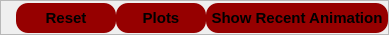
                     <widget class="QFrame" name="frame_4">
                      <property name="minimumSize">
                       <size>
                        <width>0</width>
                        <height>35</height>
                       </size>
                      </property>
                      <property name="maximumSize">
                       <size>
                        <width>16777215</width>
                        <height>30</height>
                       </size>
                      </property>
                      <property name="styleSheet">
                       <string notr="true">QPushButton{
background-color:rgb(150,0,0);
border-radius: 12px;
}</string>
                      </property>
                      <property name="frameShape">
                       <enum>QFrame::StyledPanel</enum>
                      </property>
                      <property name="frameShadow">
                       <enum>QFrame::Raised</enum>
                      </property>
                      <layout class="QHBoxLayout" name="horizontalLayout_19">
                       <property name="spacing">
                        <number>0</number>
                       </property>
                       <property name="leftMargin">
                        <number>15</number>
                       </property>
                       <property name="topMargin">
                        <number>2</number>
                       </property>
                       <property name="rightMargin">
                        <number>0</number>
                       </property>
                       <property name="bottomMargin">
                        <number>14</number>
                       </property>
                       <item>
                        <widget class="QPushButton" name="resetButton">
                         <property name="sizePolicy">
                          <sizepolicy hsizetype="Preferred" vsizetype="Preferred">
                           <horstretch>0</horstretch>
                           <verstretch>0</verstretch>
                          </sizepolicy>
                         </property>
                         <property name="minimumSize">
                          <size>
                           <width>100</width>
                           <height>30</height>
                          </size>
                         </property>
                         <property name="maximumSize">
                          <size>
                           <width>100</width>
                           <height>23</height>
                          </size>
                         </property>
                         <property name="font">
                          <font>
                           <pointsize>11</pointsize>
                           <bold>true</bold>
                          </font>
                         </property>
                         <property name="text">
                          <string>Reset</string>
                         </property>
                        </widget>
                       </item>
                       <item>
                        <widget class="QPushButton" name="plotsNavigateButton">
                         <property name="sizePolicy">
                          <sizepolicy hsizetype="Preferred" vsizetype="Preferred">
                           <horstretch>0</horstretch>
                           <verstretch>0</verstretch>
                          </sizepolicy>
                         </property>
                         <property name="minimumSize">
                          <size>
                           <width>90</width>
                           <height>30</height>
                          </size>
                         </property>
                         <property name="maximumSize">
                          <size>
                           <width>98</width>
                           <height>23</height>
                          </size>
                         </property>
                         <property name="font">
                          <font>
                           <pointsize>11</pointsize>
                           <bold>true</bold>
                          </font>
                         </property>
                         <property name="text">
                          <string>Plots</string>
                         </property>
                        </widget>
                       </item>
                       <item>
                        <widget class="QPushButton" name="recentAnimButton">
                         <property name="sizePolicy">
                          <sizepolicy hsizetype="Preferred" vsizetype="Preferred">
                           <horstretch>0</horstretch>
                           <verstretch>0</verstretch>
                          </sizepolicy>
                         </property>
                         <property name="minimumSize">
                          <size>
                           <width>182</width>
                           <height>30</height>
                          </size>
                         </property>
                         <property name="maximumSize">
                          <size>
                           <width>140</width>
                           <height>29</height>
                          </size>
                         </property>
                         <property name="font">
                          <font>
                           <pointsize>11</pointsize>
                           <bold>true</bold>
                          </font>
                         </property>
                         <property name="text">
                          <string>Show Recent Animation</string>
                         </property>
                        </widget>
                       </item>
                      </layout>
                     </widget>
